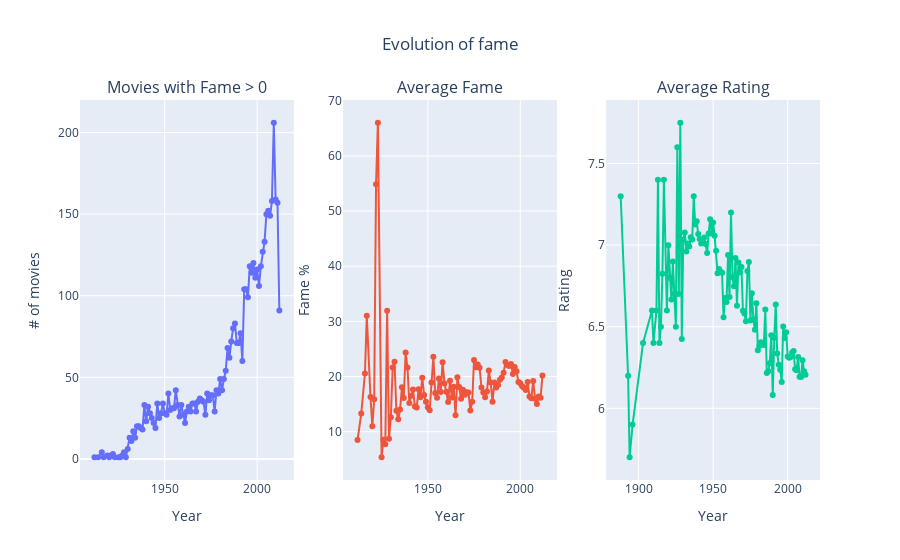

Notebook source saved alongside this figure:
### Code cell
import ipywidgets as widgets
from IPython.display import display
import plotly.express as px
import plotly.graph_objects as go
from plotly.subplots import make_subplots

# Function to create subplots based on threshold
def create_subplots(threshold):
    m = movies_fame[movies_fame['Fame'] > threshold]

    if 70 < threshold < 80:
        b = 10
    elif 80 <= threshold < 90:
        b = 5
    else:
        b = 20

    # Calculate the mean of 'averageRating' for each bin
    bin_means = m.groupby(pd.cut(m['Fame'], bins=b))['averageRating'].mean()
    bin_midpoints = [(bin.left + bin.right) / 2 for bin in bin_means.index]

    # Create subplots using make_subplots
    fig = make_subplots(rows=1, cols=3, subplot_titles=(
                                                        f'Movies with Fame > {threshold}',
                                                        'Average Fame',
                                                        'Average Rating'))

    # Add traces to each subplot
    # fig.add_trace(go.Scatter(x=bin_midpoints, y=bin_means.values, mode='lines+markers'),
    #               row=1, col=1)

    fig.add_trace(go.Scatter(x=m.groupby('year_release')['Fame'].count().index,
                             y=m.groupby('year_release')['Fame'].count().values, mode='lines+markers', name = 'Number of Movies'),
                  row=1, col=1)

    fig.add_trace(go.Scatter(x=m.groupby('year_release')['Fame'].mean().index,
                             y=m.groupby('year_release')['Fame'].mean().values, mode='lines+markers', name = 'Fame %'),
                  row=1, col=2)

    fig.add_trace(go.Scatter(x=movies_fame.groupby('year_release')['averageRating'].mean().index,
                             y=movies_fame.groupby('year_release')['averageRating'].mean().values, mode='lines+markers', name = 'Average Rating'),
                  row=1, col=3)
    
    fig.update_yaxes(title_text='# of movies', row=1, col=1)
    fig.update_yaxes(title_text='Fame %', row=1, col=2)
    fig.update_yaxes(title_text='Rating', row=1, col=3)

    fig.update_xaxes(title_text='Year', row=1, col=1)
    fig.update_xaxes(title_text='Year', row=1, col=2)
    fig.update_xaxes(title_text='Year', row=1, col=3)

    # Update layout and show plot
    fig.update_layout(title_text='Evolution of fame', showlegend=False,title_x=0.5)
    fig.show()
    fig.write_html('img/historic_fame.html')


#export this graph to html
fig.write_html('img/historic_fame.html')
    
create_subplots(0)

### Figure 1 — Plotly figure (JSON) as saved in the notebook; plotly's stock layout.template omitted (floating-point values rounded to 4 significant figures)
{"data": [{"mode": "lines+markers", "name": "Number of Movies", "type": "scatter", "x": [1912, 1914, 1916, 1917, 1919, 1920, 1921, 1922, 1923, 1925, 1926, 1927, 1928, 1929, 1930, 1931, 1932, 1933, 1934, 1935, 1936, 1937, 1938, 1939, 1940, 1941, 1942, 1943, 1944, 1945, 1946, 1947, 1948, 1949, 1950, 1951, 1952, 1953, 1954, 1955, 1956, 1957, 1958, 1959, 1960, 1961, 1962, 1963, 1964, 1965, 1966, 1967, 1968, 1969, 1970, 1971, 1972, 1973, 1974, 1975, 1976, 1977, 1978, 1979, 1980, 1981, 1982, 1983, 1984, 1985, 1986, 1987, 1988, 1989, 1990, 1991, 1992, 1993, 1994, 1995, 1996, 1997, 1998, 1999, 2000, 2001, 2002, 2003, 2004, 2005, 2006, 2007, 2008, 2009, 2010, 2011, 2012], "xaxis": "x", "y": [1, 1, 4, 1, 2, 1, 2, 3, 1, 1, 1, 2, 4, 1, 6, 13, 11, 17, 13, 20, 20, 19, 18, 33, 23, 32, 28, 25, 22, 19, 34, 25, 28, 34, 28, 27, 40, 30, 31, 31, 42, 33, 26, 33, 27, 22, 29, 32, 29, 34, 34, 29, 35, 37, 36, 35, 27, 40, 36, 39, 39, 29, 42, 40, 49, 42, 49, 54, 68, 62, 72, 80, 83, 71, 71, 77, 60, 104, 104, 99, 118, 114, 120, 111, 116, 106, 118, 127, 133, 150, 152, 149, 158, 206, 159, 157, 91], "yaxis": "y"}, {"mode": "lines+markers", "name": "Fame %", "type": "scatter", "x": [1912, 1914, 1916, 1917, 1919, 1920, 1921, 1922, 1923, 1925, 1926, 1927, 1928, 1929, 1930, 1931, 1932, 1933, 1934, 1935, 1936, 1937, 1938, 1939, 1940, 1941, 1942, 1943, 1944, 1945, 1946, 1947, 1948, 1949, 1950, 1951, 1952, 1953, 1954, 1955, 1956, 1957, 1958, 1959, 1960, 1961, 1962, 1963, 1964, 1965, 1966, 1967, 1968, 1969, 1970, 1971, 1972, 1973, 1974, 1975, 1976, 1977, 1978, 1979, 1980, 1981, 1982, 1983, 1984, 1985, 1986, 1987, 1988, 1989, 1990, 1991, 1992, 1993, 1994, 1995, 1996, 1997, 1998, 1999, 2000, 2001, 2002, 2003, 2004, 2005, 2006, 2007, 2008, 2009, 2010, 2011, 2012], "xaxis": "x2", "y": [8.5, 13.29, 20.54, 31, 16.27, 11, 15.9, 54.83, 66, 5.375, 8.556, 7.715, 31.91, 8.714, 12.64, 21.64, 22.68, 13.82, 12.25, 14.01, 18.05, 16.11, 24.36, 21.63, 15.23, 16.53, 17.67, 14.55, 14.4, 17.69, 16.25, 19.8, 16.65, 15.42, 14.44, 13.89, 18.92, 23.6, 17.02, 16.15, 19.63, 17.19, 22.61, 18.76, 17.25, 15.38, 19.25, 16.21, 18.15, 13.0, 19.87, 18.12, 15.98, 17.6, 16.68, 17.16, 17.09, 13.83, 15.42, 23.0, 21.67, 22.18, 21.61, 18.04, 17.1, 16.25, 17.28, 21.12, 18.92, 15.42, 18.91, 18.03, 18.45, 19.42, 19.81, 20.67, 22.64, 22.11, 21.92, 22.28, 20.47, 21.74, 20.95, 19.03, 18.78, 18.26, 17.98, 17.58, 19.03, 16.39, 16.09, 19.21, 15.98, 15.02, 16.37, 16.17, 20.19], "yaxis": "y2"}, {"mode": "lines+markers", "name": "Average Rating", "type": "scatter", "x": [1888, 1893, 1894, 1896, 1903, 1909, 1910, 1912, 1913, 1914, 1915, 1916, 1917, 1919, 1920, 1921, 1922, 1923, 1924, 1925, 1926, 1927, 1928, 1929, 1930, 1931, 1932, 1933, 1934, 1935, 1936, 1937, 1938, 1939, 1940, 1941, 1942, 1943, 1944, 1945, 1946, 1947, 1948, 1949, 1950, 1951, 1952, 1953, 1954, 1955, 1956, 1957, 1958, 1959, 1960, 1961, 1962, 1963, 1964, 1965, 1966, 1967, 1968, 1969, 1970, 1971, 1972, 1973, 1974, 1975, 1976, 1977, 1978, 1979, 1980, 1981, 1982, 1983, 1984, 1985, 1986, 1987, 1988, 1989, 1990, 1991, 1992, 1993, 1994, 1995, 1996, 1997, 1998, 1999, 2000, 2001, 2002, 2003, 2004, 2005, 2006, 2007, 2008, 2009, 2010, 2011, 2012], "xaxis": "x3", "y": [7.3, 6.2, 5.7, 5.9, 6.4, 6.6, 6.4, 6.6, 7.4, 6.4, 6.5, 6.825, 7.4, 6.6, 7, 6.8, 6.667, 6.9, 6.7, 6.5, 7.6, 6.7, 7.75, 6.425, 7.033, 7.078, 6.962, 7.01, 6.991, 7.048, 7.035, 7.3, 7.126, 7.146, 7.068, 7.037, 7.01, 7.032, 7.047, 7.006, 6.951, 7.072, 7.159, 7.071, 7.139, 7.057, 6.965, 6.828, 6.854, 6.837, 6.83, 6.558, 6.676, 6.651, 6.94, 6.683, 7.2, 6.804, 6.748, 6.921, 6.629, 6.894, 6.833, 6.866, 6.598, 6.581, 6.534, 6.841, 6.896, 6.538, 6.705, 6.545, 6.481, 6.644, 6.356, 6.381, 6.404, 6.398, 6.388, 6.606, 6.216, 6.226, 6.275, 6.448, 6.081, 6.432, 6.637, 6.336, 6.268, 6.237, 6.161, 6.501, 6.431, 6.467, 6.318, 6.31, 6.315, 6.342, 6.351, 6.239, 6.233, 6.315, 6.193, 6.192, 6.295, 6.227, 6.205], "yaxis": "y3"}], "layout": {"annotations": [{"font": {"size": 16}, "showarrow": false, "text": "Movies with Fame > 0", "x": 0.1444, "xanchor": "center", "xref": "paper", "y": 1, "yanchor": "bottom", "yref": "paper"}, {"font": {"size": 16}, "showarrow": false, "text": "Average Fame", "x": 0.5, "xanchor": "center", "xref": "paper", "y": 1, "yanchor": "bottom", "yref": "paper"}, {"font": {"size": 16}, "showarrow": false, "text": "Average Rating", "x": 0.8556, "xanchor": "center", "xref": "paper", "y": 1, "yanchor": "bottom", "yref": "paper"}], "showlegend": false, "title": {"text": "Evolution of fame", "x": 0.5}, "xaxis": {"anchor": "y", "domain": [0, 0.2889], "title": {"text": "Year"}}, "xaxis2": {"anchor": "y2", "domain": [0.3556, 0.6444], "title": {"text": "Year"}}, "xaxis3": {"anchor": "y3", "domain": [0.7111, 1], "title": {"text": "Year"}}, "yaxis": {"anchor": "x", "domain": [0, 1], "title": {"text": "# of movies"}}, "yaxis2": {"anchor": "x2", "domain": [0, 1], "title": {"text": "Fame %"}}, "yaxis3": {"anchor": "x3", "domain": [0, 1], "title": {"text": "Rating"}}}}
